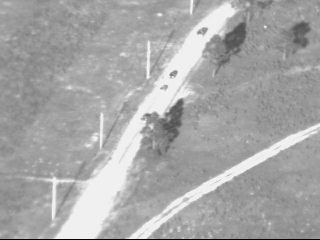
%> input picture Assignment-4/homework4/Sequence1/frame0.pgm, 320 x 240 px
$ octave test3.m   (GNU Octave 9; MATLAB toolbox functions it lacks are replaced by stand-ins)
%> lines starting %> are read from the running program, lines starting %| are printed output that depends on the picture
### Assignment-4/homework4/LucasKanadeAffine.m
function [M] = LucasKanadeAffine(It,It1)
% This will find the affine transformation matrix for two input images It
% and It1


% Converting images to double
It = im2double(It);
It1 = im2double(It1);

output = [0;0;0;0;0;0];
Itoriginal = It;
Threshold = 0.0001;

%Finding Gradients
[Tx,Ty] = gradient(It);
mag = 100;

 while(mag > Threshold)

    M = [1 + output(1), output(3), output(5); output(2), 1 + output(4), output(6); 0, 0, 1]; % M Matrix
    It_wa = warpH(Itoriginal,inv(M),size(Itoriginal)); % Warping Itoriginal

    % Only consider overlapping area between two images
    newindex = find(It_wa~=0);
    Error = It1(newindex) - It_wa(newindex);

    Tx_trtemp = warpH(Tx,inv(M),size(Itoriginal));
    Ty_trtemp = warpH(Ty,inv(M),size(Itoriginal));
    Tx_tr = Tx_trtemp(newindex);
    Ty_tr = Ty_trtemp(newindex);

    SDI = zeros(size(newindex,1),6);

    [row,col] = ind2sub(size(Itoriginal),newindex);
    % Find Jacobian
    for i = 1:size(newindex,1)
        y = row(i);
        x = col(i);
        SDI(i,:) = [Tx_tr(i), Ty_tr(i)]*[ x 0 y 0 1 0;0 x 0 y 0 1];
    end

    % Find Hessian Matrix and deltap
    Hessian = SDI'*SDI;
    outputtemp = Hessian\(SDI'*Error);
    output = output + outputtemp;
    mag = norm(outputtemp); % magnitude of deltap
    JTerm = (norm(SDI*outputtemp + Error)).^2; % Term to be minimized

 end
 M = inv(M);

end


function warp_im = warpH(im, H, out_size,fill_value)

if ~exist('fill_value', 'var') || isempty(fill_value)
    fill_value = 0;
end

tform = maketform( 'affine', H');
warp_im = imtransform( im, tform, 'bilinear', 'XData', [1 out_size(2)], 'YData', [1 out_size(1)], 'Size', out_size(1:2), 'FillValues', fill_value*ones(size(im,3),1));

end

### Assignment-4/homework4/SubtractDominantMotion.m
function [moving_image] = SubtractDominantMotion(image1,image2)
% This will run LucasKanadeAffine and will find a logical image with 1 at
% pixels which has motion and 0 elsewhere.

% Converting to uint8
image1 = uint8(image1);
image2 = uint8(image2);

% Running LucasKanadeAffine
M = LucasKanadeAffine(image1,image2)

new_image1 = warpH(image1,M,size(image2)); % warp the image.

image_diff = abs(image2 - new_image1);
image_diff = im2double(image_diff);

%Threshold values
T1 = 0.25;
T2 = 0.15;

moving_image = hysthresh(image_diff, T1, T2);
% Using morphology operation
moving_image = bwmorph(moving_image,'clean');
% Using Dilation operation.
moving_image = imdilate(moving_image,strel('disk',3 ));
imtool(moving_image);
end

% [9 lines left out: function warpH, not called in this run]

### Assignment-4/homework4/test3.m
clear all
clc

It = imread('frame0.pgm');
%> It is the input picture: size 240x320 uint8; min 0, max 249, mean 167.1
It1 =imread('frame21.pgm');
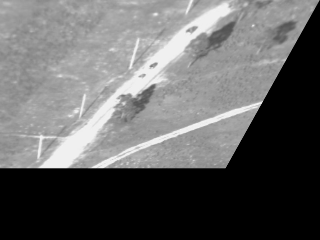
%> input picture Assignment-4/homework4/Sequence1/frame21.pgm, 320 x 240 px
%> It1 is the input picture: size 240x320 uint8; min 0, max 247, mean 99.5

image1 = double(It);
image2 = double(It1);

[moving_image] = SubtractDominantMotion(image1,image2);
%> in LucasKanadeAffine, `[Tx,Ty] = gradient(It);`:
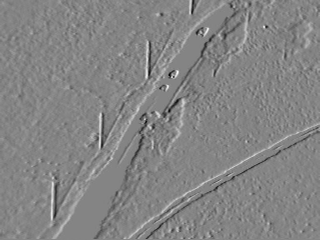
%> Tx: size 240x320 double; min -0.204, max 0.188, mean 6.24e-05; drawn with min black and max white
%> in LucasKanadeAffine, `[Tx,Ty] = gradient(It);`:
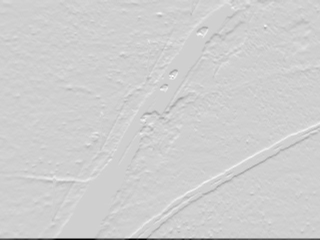
%> Ty: size 240x320 double; min -0.945, max 0.214, mean -0.00398; drawn with min black and max white
%> (the run ends here)
